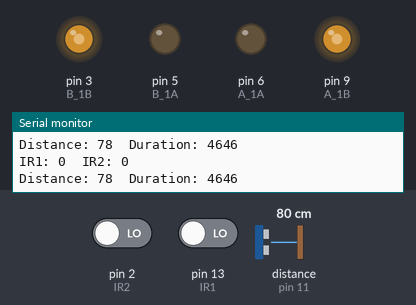
The sketch below on a simulated Arduino Uno, built with avr-gcc and run on an emulated ATmega328P. Parts: output pins drawn as LEDs (lit = HIGH), the last lines printed to the serial monitor. Wiring (inferred from the names in the program): ultrasonic range finder: trigger pin 12; echo pin 11. Dashed ring = blinking. The inputs (shaded band) are chosen by the test bench; at power-on: distance to the obstacle (sensor on pin 11) 80 cm, pin 2 (IR2) LOW, pin 13 (IR1) LOW. The echo pulse lasts 58.3 µs per cm; pins used as bus, display or sensor lines are not drawn.

Above: at 1.2 s.
1.3 s: distance to the obstacle (sensor on pin 11) set to 21 cm
4.7 s: distance to the obstacle (sensor on pin 11) set to 17 cm
At 6.1 s:
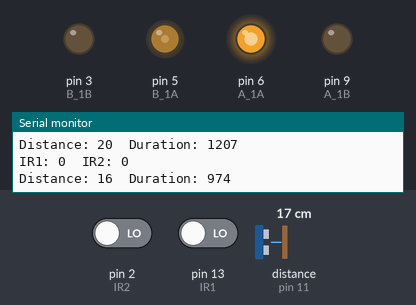
8.1 s: distance to the obstacle (sensor on pin 11) set to 35 cm
At 9.0 s:
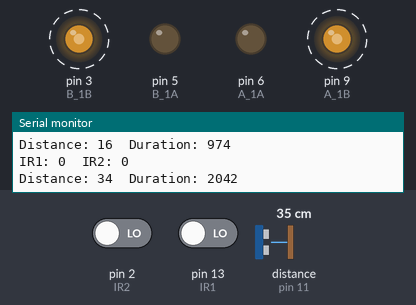
11.5 s: distance to the obstacle (sensor on pin 11) set to 2 cm
At 11.88 s:
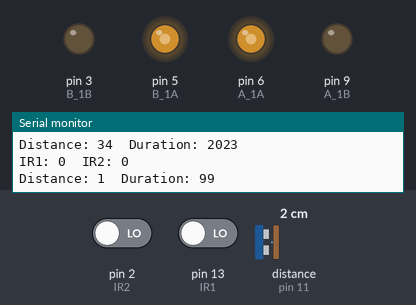
14.9 s: pin 2 (IR2) driven HIGH and pin 13 (IR1) driven HIGH
At 17.84 s:
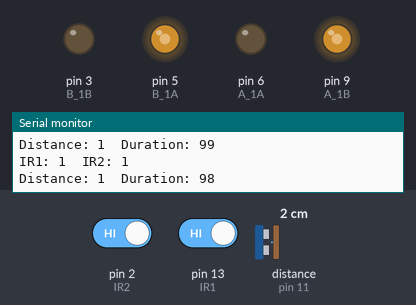
Timing chart, 0 to 19.3 s (numbered marks = the images above; inputs shaded):
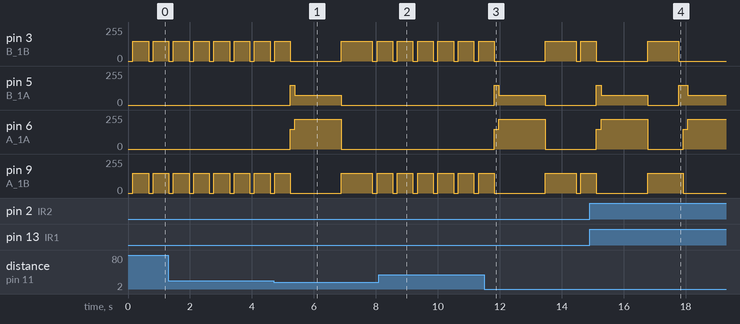

The sketch:

Pepperoni.ino
```cpp
// Digital pins -> Motors
const int A_1A = 6; // Motor A_1A
const int A_1B = 9; // Motor A_1B
const int B_1A = 5; // Motor B_1A
const int B_1B = 3; // Motor B_1B

const int IR1 = 13;     // InfraRed sensor
const int IR2 = 2;      // InfraRed sensor 2
const int echoPin = 11; // Ultrasonic sensor echo
const int trigPin = 12; // Ultrasonic sensor trigger

const int delayTime = 151;
const int speed = 150;
const int stop = 0;

// Serial monitor: 9600
void setup()
{
    Serial.begin(9600);

    // IR sensors
    pinMode(IR1, INPUT);
    pinMode(IR2, INPUT);

    // Motors
    pinMode(A_1A, OUTPUT);
    pinMode(A_1B, OUTPUT);
    pinMode(B_1A, OUTPUT);
    pinMode(B_1B, OUTPUT);
    // Ultrasonic sensor
    pinMode(trigPin, OUTPUT);
    pinMode(echoPin, INPUT);

    Serial.println("Setup complete");
}

void rightForward()     // Right wheel go forward
{
    analogWrite(B_1A, speed);
    analogWrite(B_1B, stop);
}

void rightBackward()    // Right wheel go backward
{
    analogWrite(B_1A, stop);
    analogWrite(B_1B, speed);
}

void leftForward()      // Left wheel go forward
{
    analogWrite(A_1A, stop);
    analogWrite(A_1B, speed);
}

void leftBackward()     // Left wheel go backward
{
    analogWrite(A_1A, speed);
    analogWrite(A_1B, stop);
}

void forward()         // Both wheels go forward
{
    leftForward();
    rightForward();
}

void turnLeft(int delayTime)    // Turn left for a certain amount of time
{

    leftBackward();
    rightForward();

    delay(delayTime);
}

void turnRight(int delayTime)   // Turn right for a certain amount of time
{
    leftForward();
    rightBackward();

    delay(delayTime);
}

bool detectObstacle(long distance)  // Detect obstacle
{
    if (distance <= 18)
    {
        return true;
    }
    return false;
}

void avoidObstacle()   // Avoid obstacle with a left curve
{
    // Turn about 45 degrees left
    turnLeft(delayTime);

    // Left motor forward more
    analogWrite(A_1A, speed * 1.5);
    analogWrite(A_1B, stop);

    // Right motor forward less
    analogWrite(B_1A, speed * 0.5);
    analogWrite(B_1B, stop);

    delay(1500);

    // Turn about 45 degrees right
    turnRight(1000);

    forward();

    // Turn 90 degrees right

    // // Left motor forward more
    // analogWrite(A_1A, speed * 1.5);
    // analogWrite(A_1B, stop);

    // // Right motor forward less
    // analogWrite(B_1A, speed * 0.5);
    // analogWrite(B_1B, stop);

    // delay(delayTime);
}

void brake(int timeDelay)  // Brake for a certain amount of time
{
    analogWrite(A_1A, stop);
    analogWrite(A_1B, stop);

    analogWrite(B_1A, stop);
    analogWrite(B_1B, stop);
    delay(timeDelay);
}

void go()
{
    // on the while path,
    if (digitalRead(IR1) == 1 && digitalRead(IR2) == 1)
    {
        forward();
        delay(delayTime);
    }

    // Left sensor sees black, make a left turn
    else if (digitalRead(IR1) == 0 && digitalRead(IR2) == 1)
    {
        brake(delayTime);
        turnLeft(500);
    }
    // Right sensor sees black, make a right turn
    else if (digitalRead(IR2) == 0)
    {
        brake(delayTime);
        turnRight(500);
    }
    // else
    // {
    //     brake();
    // }
}

void loop()
{

    Serial.print("IR1: ");
    Serial.print(digitalRead(IR1));
    Serial.print("\tIR2: ");
    Serial.println(digitalRead(IR2));

    // delay(delayTime);
    // turnLeft(500);

    long duration;
    long distance;

    // Clear the trigPin by setting it LOW:
    digitalWrite(trigPin, LOW);
    delayMicroseconds(5);

    // Trigger the sensor by setting the trigPin high for 10 microseconds:
    digitalWrite(trigPin, HIGH);
    delayMicroseconds(10);
    digitalWrite(trigPin, LOW);

    // Read the echoPin, pulseIn() returns the duration (length of the pulse) in microseconds:
    duration = pulseIn(echoPin, HIGH);
    // Calculate the distance:
    distance = duration * 0.034 / 2;

    // Print the distance on the Serial Monitor (Ctrl+Shift+M):
    Serial.print("Distance: ");
    Serial.print(distance);
    Serial.print("\tDuration: ");
    Serial.println(duration);

    if (detectObstacle(distance)) {
        avoidObstacle();
    }

    go();
}
```

Measured:
- the behaviour switches between 20 and 19 cm on distance to the obstacle (sensor on pin 11) (found by bisection; images 0 and 1)
- after the input at 4.7 s, pin 5 (B_1A): 0/255 → 150/255 after 0.54 s, → 75/255 0.15 s later, → 0/255 1.5 s later; pin 6 (A_1A): 0/255 → 150/255 after 0.54 s, → 225/255 0.15 s later, → 0/255 1.5 s later
- after the input at 8.1 s, pin 5 (B_1A): stays 0/255 (without the input it goes to 150/255 after 0.44 s); pin 6 (A_1A): stays 0/255 (without the input it goes to 225/255 after 0.44 s)
- after the input at 11.5 s, pin 5 (B_1A): 0/255 → 150/255 after 0.31 s, → 75/255 0.15 s later, → 0/255 1.5 s later; pin 6 (A_1A): 0/255 → 150/255 after 0.31 s, → 225/255 0.15 s later, → 0/255 1.5 s later
- after the input at 14.9 s, pin 3 (B_1B): goes on until 17.8 s, then stays 0/255
